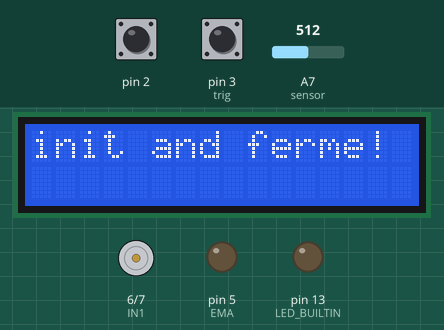
This sketch was run on a simulated Arduino Nano, built with avr-gcc and run on an emulated ATmega328P. Shown: 16×2 character LCD, motor-driver pin pairs drawn as motors (green arrow = first pin HIGH = forward, orange = second pin HIGH = backward, longer = more drive), output pins drawn as LEDs (lit = HIGH). The inputs (shaded band) are chosen by the test bench; at power-on: pin 3 (trig) HIGH, A7 (sensor) = 512, pin 2 HIGH. What the sketch prints to the serial monitor is not drawn.

Above: at 1.3 s.
1.4 s: pin 3 (trig) pulled LOW for 0.15 s
At 2.2 s:
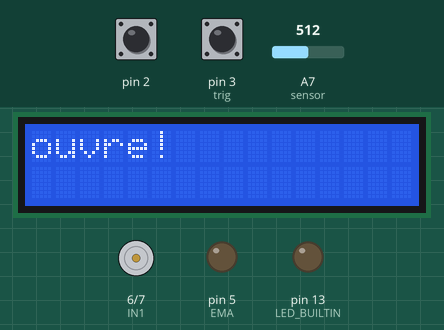
4.2 s: A7 (sensor) set to 418
6.0 s: A7 (sensor) set to 403
At 7.4 s:
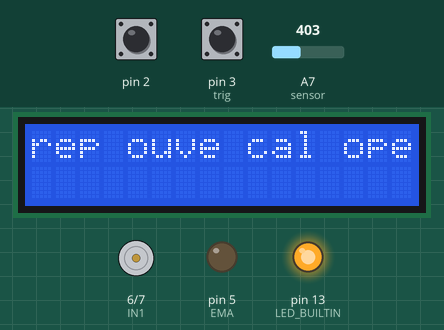
7.7 s: pin 3 (trig) pulled LOW for 1 s
At 9.4 s:
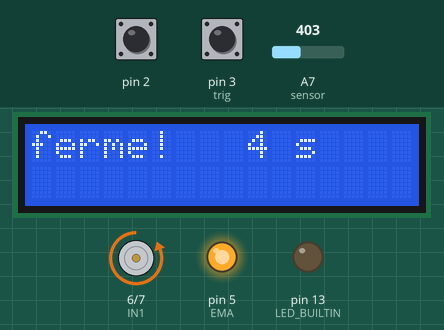
10.2 s: pin 2 pulled LOW for 0.15 s
At 11.8 s:
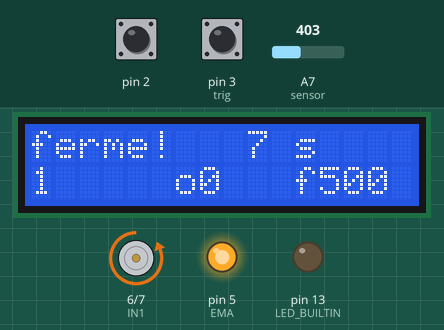
13.3 s: pin 3 (trig) pulled LOW for 0.15 s
At 35.8 s:
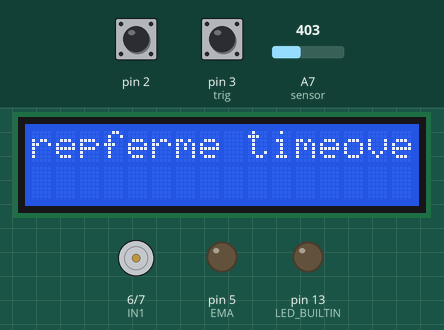
Timing chart, 0 to 36.5 s (numbered marks = the images above; inputs shaded):
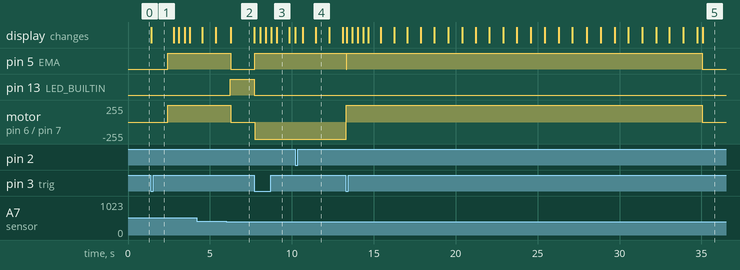

Measured:
- the behaviour switches between 410 and 409 on A7 (sensor) (found by bisection; images 1 and 2)
- after the input at 1.4 s, pin 5 (EMA): LOW → HIGH after 1.0 s; motor on pin 6 (IN1) / pin 7 (IN2): stopped → forward 255/255 after 1.0 s; the display: changes at once (image 1)
- after the input at 6.0 s, pin 5 (EMA): HIGH → LOW after 0.26 s; pin 13 (LED_BUILTIN): LOW → HIGH after 0.25 s; motor on pin 6 (IN1) / pin 7 (IN2): forward 255/255 → stopped after 0.26 s; the display: changes after 0.28 s (image 2)
- after the input at 7.7 s, pin 5 (EMA): LOW → HIGH at once; pin 13 (LED_BUILTIN): HIGH → LOW at once; motor on pin 6 (IN1) / pin 7 (IN2): stopped → backward 255/255 at once; the display: first changes at once (image 3 shows a later state)
- after the input at 10.2 s, the display: first changes at once (image 4 shows a later state)
- after the input at 13.3 s, pin 5 (EMA): HIGH → LOW after 0.02 s instead of 16.2 s; motor on pin 6 (IN1) / pin 7 (IN2): backward 255/255 → forward 255/255 at once, → stopped 21.7 s later; the display: first changes at once (image 5 shows a later state)
- what the display in image 3 shows lasts 0.7 s, from 9.1 s to 9.8 s

The sketch:

portail_na_1.ino
```cpp
// 10Nov 2019

// pins
int   countrot  = PD2; // counter of rotation pull up
int   trig      = PD3; // change rotation , trigger action pull up
int   EMA       = PD5; // pwm motor
int   IN1       = PD6; // command motor 1
int   IN2       = PD7; // command motor 2
int   sensor    = A7; // overloadsensor

//A5 SCL
//A4 SDA
// include the library code
#include <Wire.h>
#include <LiquidCrystal_I2C.h>
LiquidCrystal_I2C lcd(0x27, 16, 2); // set the LCD address to 0x27 for a 16 chars and 2 line display

// var config
int delayloop = 10; // 10ms
double coefd = 1; // 100 for debug, normally 1
int dg = 0
         ; // 1 for left portail, 0 for right, seen from inside court


// var util
int stateportail = 0; // 0 repos ferme, 1 ouvre, 2 repos ouvert, 3 ferme,4 ouvert a moitie 5 ferme a moitie
int maxrotationopen, maxrotationclose, calibre, inrotation;
int halfopen, halfclose;
int opendelay, closedelay, minmotorpos, maxmotorpos, minmotor;

int countrotation = 0;
int new_pb, old_pb = 1;
int new_pb1, old_pb1 = 1;
double meas, mesa0, meas1, meas2, measold, maxVCC ;
int varCompteur = 0; // La variable compteur
int topn = 0;
double Voltage = 0;
double Amps = 0;
int mVperAmp;
int ACSoffset;


void pressedcountrot (void) // each time there is a counter increase
{
  if (stateportail == 3) {//ferme
    countrotation++;
    if (countrotation == maxrotationclose) {
      Serial.print("min rotation reached! completement ferme: ");
      Serial.println(countrotation);
      stateportail = 0;
      actionportail();
    }
    if (countrotation == minmotorpos) {
      Serial.print("min motor reached!: ");
      Serial.println( minmotorpos, DEC);
      Serial.print("countrotation : ");
      Serial.println(countrotation);
      analogWrite(EMA, minmotor);
    }
  }
  if (stateportail == 1) {//ouvre
    countrotation++;
    if (countrotation == maxrotationopen) {
      Serial.print("maxrotation reached! completement ouvert!: ");
      Serial.println(maxrotationopen);
      stateportail = 2;
      actionportail();
    }
    if (countrotation == maxmotorpos) {
      Serial.print("max motor reached!: ");
      Serial.println(maxmotorpos);
      Serial.print("countrotation : ");
      Serial.println(countrotation);
      analogWrite(EMA, minmotor);
    }
  }
  Serial.print("rotation count");
  Serial.println(countrotation);
  lcd.setCursor(6, 1); // set the cursor to column 15, line 0
  lcd.print("o");
  lcd.setCursor(7, 1);
  lcd.print(maxrotationopen);
  lcd.setCursor(11, 1); // set the cursor to column 15, line 0
  lcd.print("f");
  lcd.setCursor(12, 1);
  lcd.print(maxrotationclose);
  lcd.setCursor(0, 1); // set the cursor to column 15, line 0
  lcd.print("   ");
  lcd.setCursor(0, 1); // set the cursor to column 15, line 0
  lcd.print(countrotation);
}

void ouvreportail()
{
  varCompteur = 1;
  inrotation = 1;
  analogWrite(EMA, 0);
  delay(10);
  digitalWrite(IN1, 1);
  digitalWrite(IN2, 0);
  delay(10);
  analogWrite(EMA, 255);
}
void fermeportail()
{
  varCompteur = 1;
  inrotation = 1;
  analogWrite(EMA, 0);
  delay(10);
  digitalWrite(IN1, 0);
  digitalWrite(IN2, 1);
  delay(10);
  analogWrite(EMA, 255);
}
void reposportail() {
  analogWrite(EMA, 0);
  digitalWrite(IN1, 0);
  digitalWrite(IN2, 0);
  inrotation = 0;
  varCompteur = 0;
}

void actionportail() {// 0 repos ferme, 1 ouvre, 2 repos ouvert, 3 ferme,4 ouvert a moitie, 5 ferme a moitie
  lcd.setCursor(0, 0); // set the cursor to column 15, line 0
  switch (stateportail) {
    case 0: {
        Serial.println("repos ferme!");
        lcd.print("repferme");
        countrotation = 0;
        reposportail();
        break;
      }
    case 1: {
        Serial.println("ouvre!");
        lcd.print("ouvre!  ");
        delay(opendelay);
        ouvreportail();
        break;
      }
    case 2: {
        Serial.println("repos ouvert!");
        lcd.print("rep ouve");
        reposportail();
        countrotation = 0;
        break;
      }
    case 3: {
        Serial.println("ferme!");
        lcd.print("ferme!  ");
        delay(closedelay);
        fermeportail();
        break;
      }
    case 4: {
        //        if (countrotation < halfopen)
        //        {
        //        Serial.println("a moitie ouvert!");
        //        lcd.print("1/2ouver");
        //        reposportail();
        //        countrotation = maxrotationclose - countrotation;
        //        }
        //        else {
        Serial.println("1/2 ouvert et ferme!");
        lcd.print("1/2o fe!");
        stateportail = 3;
        fermeportail();
        countrotation = maxrotationclose - countrotation;
        //        }
        break;
      }
    case 5: {
        //        if (countrotation < halfclose) {
        //        Serial.println("a moitie ferme!");
        //        lcd.print("1/2ferme");
        //        reposportail();
        //        countrotation = maxrotationopen - countrotation;
        //        }
        //        else {
        Serial.println("a moitie fermé et ouvre!");
        lcd.print("1/2f ou!");
        stateportail = 1;
        ouvreportail();
        countrotation = maxrotationclose - countrotation;
        //        }
        break;
      }
  }
}

void triggeraction (void) { // 0 repos ferme, 1 ouvre, 2 repos ouvert, 3 ferme,4 ouvert a moitie, 5 ferme a moitie
  // run each time action button is pressed
  digitalWrite(LED_BUILTIN, LOW);
  switch (stateportail) {
    case 0: {
        stateportail = 1;
        break;
      }
    case 1: {
        stateportail = 4;
        break;
      }
    case 2 : {
        stateportail = 3;
        break;
      }
    case 3: {
        stateportail = 5;
        break;
      }
    case 4: {
        stateportail = 3;
        break;
      }
    case 5: {
        stateportail = 1;
        break;
      }
  }
  Serial.print("new stateportail: ");
  Serial.println( stateportail);
  actionportail();
}

void anaread ()
{ int
  meas0 = analogRead(sensor); // Converts and read the analog input value (value from 0.0 to 1.0)
  delay(10); // 10 ms
  meas1 = analogRead(sensor); // Converts and read the analog input value (value from 0.0 to 1.0)
  delay(10); // 10 ms
  meas2 = analogRead(sensor); // Converts and read the analog input value (value from 0.0 to 1.0)
  meas = (meas0 + meas1 + meas2) / 3;
  // Serial.println(meas );
  if ((meas - measold > 5) || (measold - meas > 5)) {
    //delay(500);
    //Serial.print("measure = : ");
    //Serial.println(meas * (5.0 / 1023.0));
    Voltage = (meas / 1024.0) * 5000; // Gets you mV
    Serial.print("mV = "); // shows the voltage measured
    Serial.println(Voltage );

    measold = meas;

    if (Voltage < maxVCC) {
      delay(70); // 100 ms
      meas0 = analogRead(sensor); // Converts and read the analog input value (value from 0.0 to 1.0)
      delay(120); // 10 ms
      meas1 = analogRead(sensor); // Converts and read the analog input value (value from 0.0 to 1.0)
      delay(20); // 10 ms
      meas2 = analogRead(sensor); // Converts and read the analog input value (value from 0.0 to 1.0)
      meas = (meas0 + meas1 + meas2) / 3;
      Voltage = (meas / 1024.0) * 5000; // Gets you mV

      if (Voltage < maxVCC) {
        digitalWrite(LED_BUILTIN, HIGH);
        Serial.print("overdrive : ");
        Serial.println(maxVCC);
        Serial.print("under maxVCC: ");
        Serial.println(Voltage);


        if (calibre == 2) {
          maxrotationclose = countrotation;
          halfclose = int(0.5 * maxrotationclose);
          minmotorpos = int(0.9 * maxrotationclose);
          //minmotorpos = maxrotationclose - 1;
          stateportail = 0;
          actionportail();
          calibre = 0;
          lcd.setCursor(8, 0); // set the cursor to column 15, line 0
          lcd.print(" cal fer");
          Serial.print("calibration maxrotationoclose: ");
          Serial.println(maxrotationclose);
        }
        if (calibre == 1) {
          maxrotationopen = countrotation;
          //minmotorpos = int(0.1 * maxrot
          halfopen = int(0.5 * maxrotationopen);
          maxmotorpos = int(0.9 * maxrotationopen);
          stateportail = 2;
          actionportail();
          calibre = 2;
          lcd.setCursor(8, 0); // set the cursor to column 15, line 0
          lcd.print(" cal ope");
          Serial.print("calibration maxrotationopen: ");
          Serial.println(maxrotationopen);
        }
        if (stateportail == 1) {
          lcd.setCursor(8, 0); // set the cursor to column 15, line 0
          lcd.print(" 1/2oove");
          Serial.println("overdrive with a moitie ouvert!");
          Serial.print("countrotation : ");
          Serial.println(countrotation);
          stateportail = 4;
          countrotation = maxrotationclose - countrotation;
          reposportail();
        }
        if (stateportail == 3) {
          lcd.setCursor(8, 0); // set the cursor to column 15, line 0
          lcd.print(" 1/2fove");
          Serial.println("overdrive with a moitie ferme!");
          Serial.print("countrotation : ");
          Serial.println(countrotation);
          stateportail = 5;
          countrotation = maxrotationclose - countrotation;
          reposportail();
        }
      }
    }
  }
}
void setup() {
  lcd.init(); //initialize the lcd
  lcd.backlight(); //open the backlight
  lcd.clear();
  lcd.setCursor(0, 0); // set the cursor to column 15, line 0
  lcd.print("init and ferme!");
  minmotor = 150; // value when approaching end of run
  Serial.begin(9600);
  Serial.println(dg);
  if (dg == 1) {
    Serial.println("***** portail gauche*********");
    closedelay = 1000;
    opendelay = 0; // 0 second
    maxVCC = 2000;//
  }
  else {
    Serial.println("***** portail droit*********");
    opendelay = 1000; // 1.5 second
    closedelay = 0;
    maxVCC = 2000;
  }
  pinMode(LED_BUILTIN, OUTPUT);
  pinMode (countrot, INPUT_PULLUP);
  pinMode (trig, INPUT_PULLUP);
  pinMode (EMA, OUTPUT);
  pinMode (IN1, OUTPUT);
  pinMode (IN2, OUTPUT);

  Serial.println("moniteur pret");
  countrotation = 0;
  maxrotationopen = 500;
  maxrotationclose = 500;
  minmotorpos = int(0.8 * maxrotationclose);
  maxmotorpos = int(0.8 * maxrotationopen);
  Serial.print("min motor: ");
  Serial.println(minmotorpos);
  Serial.print("max motor: ");
  Serial.println( maxmotorpos);

  Serial.print("min voltage overdrive: ");
  Serial.print(maxVCC);
  Serial.println("mV");

  Serial.print("opendelay ms: ");
  Serial.println(opendelay);
  Serial.print("closedelay ms: ");
  Serial.println(closedelay);
  stateportail = 0;
  Serial.println("init ferme!");
  digitalWrite(IN1, 0);
  digitalWrite(IN2, 0);
  analogWrite(EMA, 0);
  calibre = 1;
  inrotation = 0;
  measold = 0;
}

void loop() {
  /// icurrent read after 1000ms
  if (varCompteur == 0 and inrotation > 0 ) {
    anaread();
  }
  if (varCompteur > 0 ) {
    varCompteur++;
  }
  if (varCompteur > 1000.0 / delayloop) { //1000ms
    varCompteur = 0;

  }
  // stop rotation after 25 second
  if (inrotation > 0 ) {
    inrotation++;
  }
  topn = inrotation / 2.4 / delayloop ;
  if (topn > 0) {
    //Serial.println(topn);
    lcd.setCursor(9, 0); // set the cursor to column 15, line 0
    lcd.print(topn);
    lcd. print(" s");
  }

  if (inrotation > 6800.0 * coefd / delayloop) { //24 second =8000 for coefd=1 and 10ms delay
    inrotation = 0;

    if (calibre == 2) {
      maxrotationclose = countrotation;
      halfclose = int(0.5 * maxrotationclose);
      minmotorpos = int(0.9 * maxrotationclose);
      //minmotorpos = maxrotationclose - 1;
      stateportail = 0;
      actionportail();
      calibre = 0;
      lcd.setCursor(8, 0); // set the cursor to column 15, line 0
      lcd.print(" cal fer");
      Serial.print("calibration maxrotationoclose: ");
      Serial.println(maxrotationclose);
    }
    if (calibre == 1) {
      maxrotationopen = countrotation;
      //minmotorpos = int(0.1 * maxrot
      halfopen = int(0.5 * maxrotationopen);
      maxmotorpos = int(0.9 * maxrotationopen);
      stateportail = 2;
      actionportail();
      calibre = 2;
      lcd.setCursor(8, 0); // set the cursor to column 15, line 0
      lcd.print(" cal ope");
      Serial.print("calibration maxrotationopen: ");
      Serial.println(maxrotationopen);
    }
    Serial.println("stop motor after 25s");
    lcd.setCursor(8, 0); // set the cursor to column 15, line 0
    lcd.print(" timeove");
    if (stateportail == 1) {
      stateportail = 2;
    }
    if (stateportail == 3) {
      stateportail = 0;
    }
    actionportail();
  }
  // count rotation
  if (inrotation > 0 ) {
    new_pb = digitalRead(countrot);
    if ((new_pb == 0) && (old_pb == 1)) {
      //delay(10);//delay(10); // 10 ms
      //new_pb = digitalRead(countrot);
      //if (new_pb == 0) {
      //Serial.println("count rotation pressed");
      pressedcountrot();
      //}
    }
    old_pb = new_pb;
  }

  // change mode by pressing remote controller
  new_pb1 = digitalRead(trig);
  //Serial.println(new_pb1);
  if ((new_pb1 == 0) && (old_pb1 == 1)) {
    Serial.println(" action pressed!");
    lcd.clear();
    triggeraction();
    delay(100); // 100 ms

  }
  old_pb1 = new_pb1;

  delay(delayloop); // 100 ms

}
```
